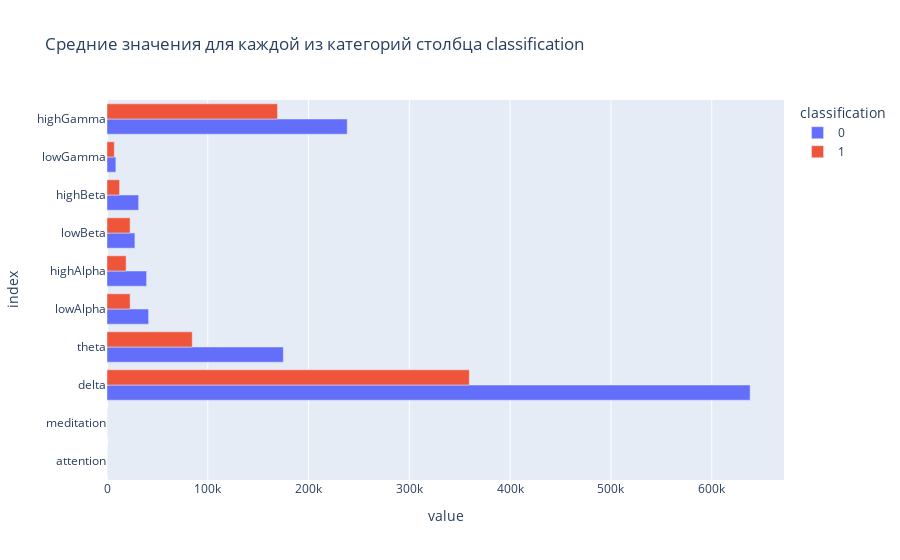

Notebook cell for this chart:
### Code cell
# посмотрим, как соотносятся средние значения каждого признака для каждой категории столбца classification (0 и 1)

mean_table = data.groupby('classification')[col_list].mean().T # создаём сводную таблицу со средними значениями
#mean_table = data.groupby('classification')[data_col].mean().round().T # создаём сводную таблицу со средними значениями
#mean_table = mean_table.astype(int)

# строим по этой таблице график
fig = px.bar(
    mean_table, 
    x=mean_table.columns, 
    y=mean_table.index, 
    title='Средние значения для каждой из категорий столбца classification', 
    barmode='group'
    )

fig.show()

### Figure 1 — Plotly figure (JSON) as saved in the notebook; plotly's stock layout.template omitted (floating-point values rounded to 4 significant figures)
{"data": [{"alignmentgroup": "True", "hovertemplate": "classification=0<br>value=%{x}<br>index=%{y}<extra></extra>", "legendgroup": "0", "marker": {"color": "#636efa", "pattern": {"shape": ""}}, "name": "0", "offsetgroup": "0", "orientation": "h", "showlegend": true, "textposition": "auto", "type": "bar", "x": [47.28, 57.53, 638100.0, 175000.0, 41280.0, 39290.0, 27680.0, 31400.0, 8777.0, 238400.0], "xaxis": "x", "y": ["attention", "meditation", "delta", "theta", "lowAlpha", "highAlpha", "lowBeta", "highBeta", "lowGamma", "highGamma"], "yaxis": "y"}, {"alignmentgroup": "True", "hovertemplate": "classification=1<br>value=%{x}<br>index=%{y}<extra></extra>", "legendgroup": "1", "marker": {"color": "#EF553B", "pattern": {"shape": ""}}, "name": "1", "offsetgroup": "1", "orientation": "h", "showlegend": true, "textposition": "auto", "type": "bar", "x": [49.46, 55.31, 359500.0, 84580.0, 22920.0, 18960.0, 22920.0, 12440.0, 7237.0, 169200.0], "xaxis": "x", "y": ["attention", "meditation", "delta", "theta", "lowAlpha", "highAlpha", "lowBeta", "highBeta", "lowGamma", "highGamma"], "yaxis": "y"}], "layout": {"barmode": "group", "legend": {"title": {"text": "classification"}, "tracegroupgap": 0}, "title": {"text": "Средние значения для каждой из категорий столбца classification"}, "xaxis": {"anchor": "y", "domain": [0, 1], "title": {"text": "value"}}, "yaxis": {"anchor": "x", "domain": [0, 1], "title": {"text": "index"}}}}
